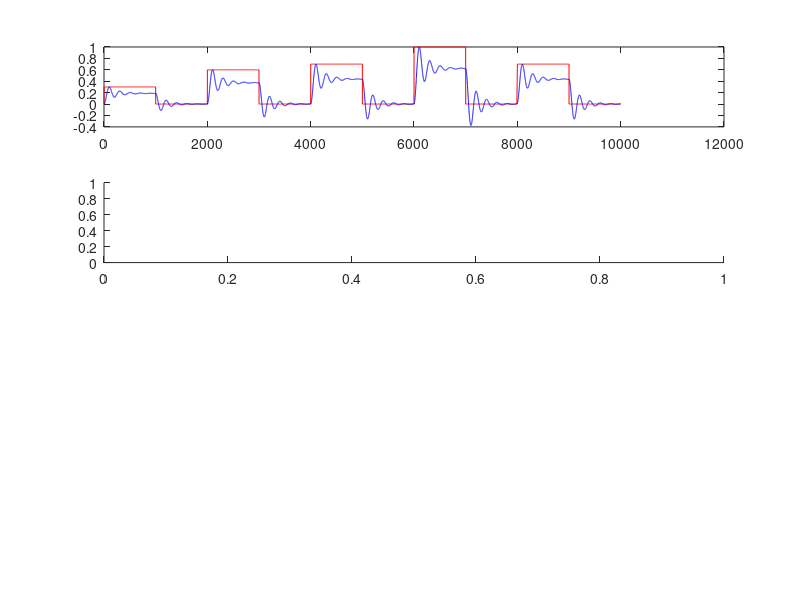

Write the MATLAB code that produced this figure. (Note: this script raises an error after producing the figure.)
% Clean up the Matlab workspace
clear; close all; clc;

% Load the database
fprintf('Loading database....\n');
load('mat-files/BASEDATOS_SIMULINK.mat');

yd = ST(:,2); % System response from Simulink
u = ST(:,1); % System setpoint from Simulink 

k = 1:1:size(yd);

subplot(4,1,1);
plot(k,u,'r',k,yd,'b');
hold on 

% Autocorrelation plots
subplot(4,1,2);
autocorr(yd,size(yd,1) - 1);
subplot(4,1,3);
parcorr(yd,100);
data = iddata(yd,u,0.01); % Simulation matrix

% Autoregressive Model with exogenous input (ARX)
yarx = arx(data,[100,1,0]); % [na nb nk] na: Windows of the system response
ys1 = idsim(u,yarx); % Simulate the arx system
subplot(4,1,4);
plot(k,yd,'r',k,ys1,'b');
fprintf('Done!');

% Movile mean model with exogenous input (MAX)
ymax = armax(data,[0,1,4,0]); % [na nb nc nk] nc: Delays of the error
ys2 = idsim(u,ymax);
subplot(4,1,4);
plot(k,yd,'r',k,ys1,'b');
fprintf('Done!');

% ARMAX Model
yarmax = armax(data,[2,1,2,0]);
ys3 = idsim(u,yarmax);
subplot(4,1,4);
plot(k,yd,'r',k,ys1,'b');
fprintf('Done!');






